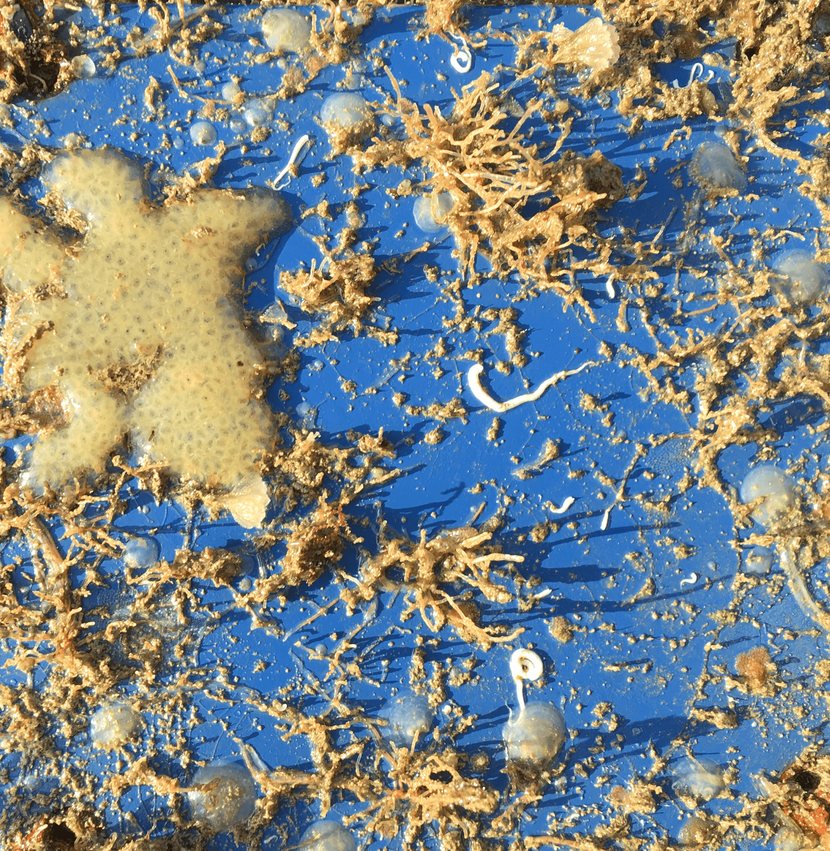
#> input picture sample.png, 830 x 851 px, shrunk from 2434 x 2496 before the run
$ jupyter execute ratiocovered.ipynb
#> lines starting #> are read from the running program, lines starting #| are printed output that depends on the picture; after the words box and inside, x2 and y2 are one past the last pixel; in counts of white or black regions, pixels touching at a corner belong together; long printed decimals are rounded
[cell 1]
from skimage import io
import cv2
import matplotlib.pyplot as plt
import numpy as np
from PIL import Image

[cell 2]
# conda install opencv

[cell 3]
img = cv2.imread('sample.png')
#> img is the input picture: shape (851, 830, 3); mean B, G, R 133.5, 133.5, 124.5
img2 = io.imread('sample.png')

[cell 4]
print(type(img))
#| <class 'numpy.ndarray'>

[cell 5]
print(img.shape)
#| (851, 830, 3)
print(img2.shape)
#| (851, 830, 3)

[cell 6]
img

[cell 7]
img2

[cell 8]
plt.title('Sample')  # RGB
plt.imshow(img)
plt.show()
# plt.imshow(img2)
# plt.show()

[cell 9]
hsv = cv2.cvtColor(img, cv2.COLOR_BGR2HSV)
#> hsv: shape (851, 830, 3); mean H, S, V 63, 117.7, 168.1

[cell 10]
# org_img = cv2.cvtColor(img, cv2.COLOR_BGR2RGB)
# plt.imshow(org_img)

[cell 11]
# print(org_img)

[cell 12]
plt.imshow(hsv)

[cell 13]
# #120,120,188
# #62,62,123
lower_blue = np.array([180,0,0])
upper_blue = np.array([255,140,100])

# lower_blue = np.array([ 96, 176, 160])
# upper_blue = np.array([116, 196, 255])

[cell 14]
#black & white mask
image_mask = cv2.inRange(img,lower_blue,upper_blue)
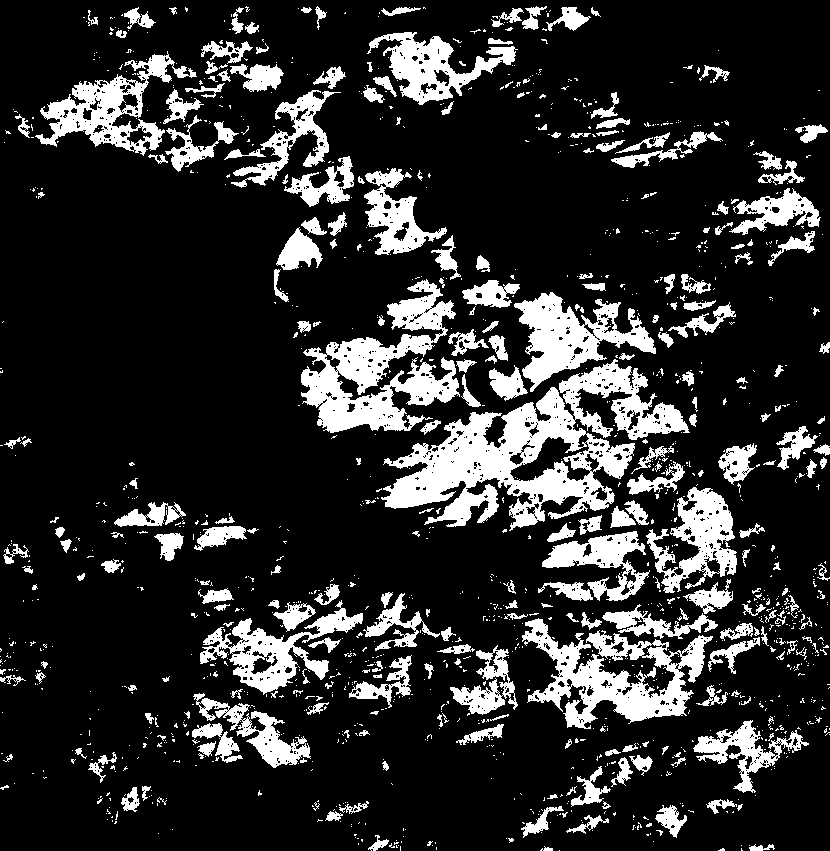
#> image_mask: shape (851, 830); 17.8% white; 1371 white regions (1105 under 20 px), largest, box (x1, y1, x2, y2) and area: (381, 359, 690, 531) 19531, (301, 279, 460, 433) 10532, (522, 618, 713, 729) 8357

[cell 15]
image_mask=255-image_mask

[cell 16]
cv2.imshow("hello",image_mask)
cv2.waitKey(0)

[cell 17]
#bright color mask
# hsvOutput = cv2.bitwise_and(img, img, mask=image_mask)

[cell 18]
cv2.imshow("hello",img)
cv2.waitKey(0)

[cell 19]
cv2. imwrite("result.png",image_mask)
#> Out = True

[cell 20]
ratio_blue = cv2.countNonZero(image_mask)/(img.size/3)
#> ratio_blue = 0.822
panel_uncovered = np.round(100-ratio_blue*100, 2)
#> panel_uncovered = 17.83
print(' ratio of panel', ratio_blue )
#|  ratio of panel 0.8217
print(' pixel percentage:', panel_uncovered )
#|  pixel percentage: 17.83

[cell 21]
per_biofouling = 100 - panel_uncovered
#> per_biofouling = 82.17
print('percentage of biofouling', per_biofouling )
#| percentage of biofouling 82.17


$ run again, with foulingpng.png copied over sample.png
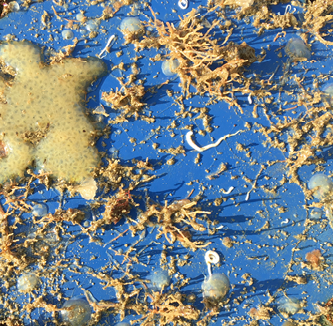
#> input picture foulingpng.png, 333 x 326 px
#> img is the input picture: shape (326, 333, 3); mean B, G, R 136.6, 132.7, 120.4
#| <class 'numpy.ndarray'>
#| (326, 333, 3)
#| (326, 333, 3)
#> hsv: shape (326, 333, 3); mean H, S, V 66.7, 121.2, 169.2
#> `image_mask = cv2.inRange(img,lower_blue,upper_blue)`:
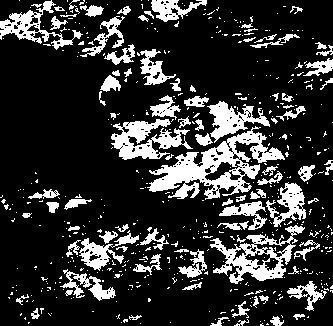
#> image_mask: shape (326, 333); 19.9% white; 525 white regions (434 under 20 px), largest, box (x1, y1, x2, y2) and area: (147, 126, 285, 200) 3647, (210, 225, 305, 284) 1908, (111, 119, 193, 160) 1669
#> Out = True
#> ratio_blue = 0.801
#> panel_uncovered = 19.92
#|  ratio of panel 0.8008
#|  pixel percentage: 19.92
#> per_biofouling = 80.08
#| percentage of biofouling 80.08
